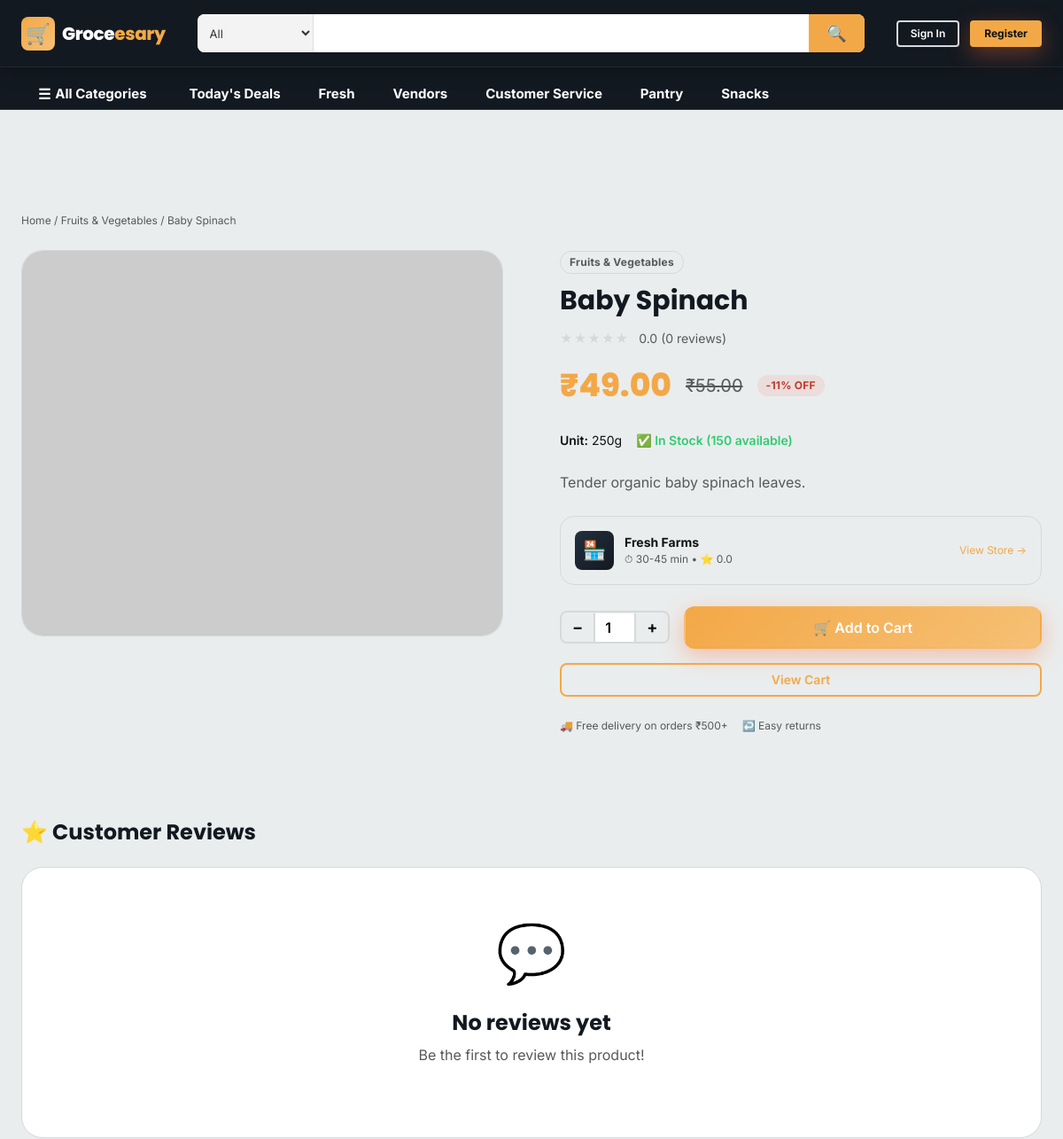
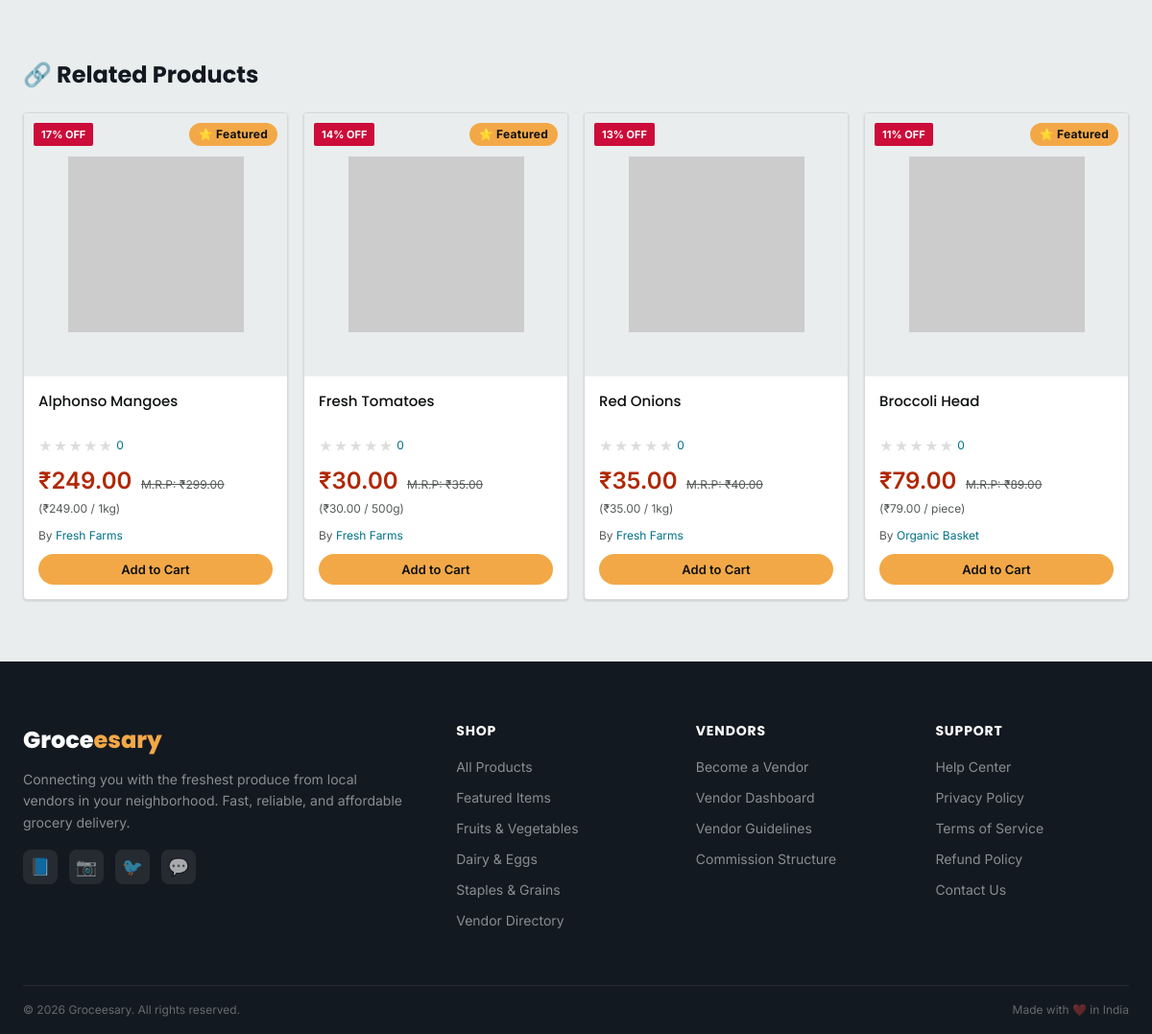
Screenshot of /pages/customer/product_detail.php?id=2 with the database file from the repository (2 pictures, top to bottom).
### tables this page shows
CREATE TABLE IF NOT EXISTS `products` (
  `id`             INT UNSIGNED AUTO_INCREMENT PRIMARY KEY,
  `vendor_id`      INT UNSIGNED NOT NULL,
  `category_id`    INT UNSIGNED NOT NULL,
  `name`           VARCHAR(200) NOT NULL,
  `slug`           VARCHAR(220) NOT NULL,
  `description`    TEXT,
  `price`          DECIMAL(10,2) NOT NULL,
  `discount_price` DECIMAL(10,2) DEFAULT NULL,
  `unit`           VARCHAR(30) DEFAULT 'piece',
  `stock`          INT NOT NULL DEFAULT 0,
  `images`         JSON DEFAULT NULL,
  `is_active`      TINYINT(1) NOT NULL DEFAULT 1,
  `is_featured`    TINYINT(1) NOT NULL DEFAULT 0,
  `is_flagged`     TINYINT(1) NOT NULL DEFAULT 0,
  `views`          INT UNSIGNED NOT NULL DEFAULT 0,
  `avg_rating`     DECIMAL(3,2) NOT NULL DEFAULT 0.00,
  `total_reviews`  INT UNSIGNED NOT NULL DEFAULT 0,
  `weight`         DECIMAL(8,3) DEFAULT NULL,
  `tags`           VARCHAR(500) DEFAULT NULL,
  `created_at`     DATETIME NOT NULL DEFAULT CURRENT_TIMESTAMP,
  `updated_at`     DATETIME NOT NULL DEFAULT CURRENT_TIMESTAMP ON UPDATE CURRENT_TIMESTAMP,
  FOREIGN KEY (`vendor_id`) REFERENCES `vendors`(`id`) ON DELETE CASCADE,
  FOREIGN KEY (`category_id`) REFERENCES `categories`(`id`) ON DELETE RESTRICT,
  UNIQUE KEY `uniq_vendor_slug` (`vendor_id`, `slug`),
  INDEX `idx_category` (`category_id`),
  INDEX `idx_is_active` (`is_active`),
  INDEX `idx_is_featured` (`is_featured`),
  FULLTEXT INDEX `ft_search` (`name`, `description`, `tags`)
);

CREATE TABLE IF NOT EXISTS `categories` (
  `id`          INT UNSIGNED AUTO_INCREMENT PRIMARY KEY,
  `name`        VARCHAR(100) NOT NULL,
  `slug`        VARCHAR(120) NOT NULL UNIQUE,
  `description` TEXT,
  `icon`        VARCHAR(255) DEFAULT NULL,
  `image`       VARCHAR(255) DEFAULT NULL,
  `parent_id`   INT UNSIGNED DEFAULT NULL,
  `sort_order`  INT NOT NULL DEFAULT 0,
  `is_active`   TINYINT(1) NOT NULL DEFAULT 1,
  `created_at`  DATETIME NOT NULL DEFAULT CURRENT_TIMESTAMP,
  FOREIGN KEY (`parent_id`) REFERENCES `categories`(`id`) ON DELETE SET NULL,
  INDEX `idx_slug` (`slug`),
  INDEX `idx_parent` (`parent_id`)
);

CREATE TABLE IF NOT EXISTS `vendors` (
  `id`                  INT UNSIGNED AUTO_INCREMENT PRIMARY KEY,
  `user_id`             INT UNSIGNED NOT NULL UNIQUE,
  `shop_name`           VARCHAR(150) NOT NULL,
  `shop_description`    TEXT,
  `shop_address`        TEXT,
  `city`                VARCHAR(100),
  `state`               VARCHAR(100),
  `pincode`             VARCHAR(10),
  `shop_logo`           VARCHAR(255) DEFAULT NULL,
  `shop_banner`         VARCHAR(255) DEFAULT NULL,
  `aadhar_no`           VARCHAR(20) DEFAULT NULL,
  `pan_no`              VARCHAR(20) DEFAULT NULL,
  `bank_account`        VARCHAR(30) DEFAULT NULL,
  `bank_ifsc`           VARCHAR(15) DEFAULT NULL,
  `bank_name`           VARCHAR(100) DEFAULT NULL,
  `aadhar_doc`          VARCHAR(255) DEFAULT NULL,
  `pan_doc`             VARCHAR(255) DEFAULT NULL,
  `verification_status` ENUM('pending','approved','rejected','suspended') NOT NULL DEFAULT 'pending',
  `kyc_status`          ENUM('pending','submitted','approved','rejected') NOT NULL DEFAULT 'pending',
  `kyc_notes`           TEXT DEFAULT NULL,
  `commission_rate`     DECIMAL(5,2) NOT NULL DEFAULT 10.00,
  `total_sales`         DECIMAL(12,2) NOT NULL DEFAULT 0.00,
  `avg_rating`          DECIMAL(3,2) NOT NULL DEFAULT 0.00,
  `total_reviews`       INT UNSIGNED NOT NULL DEFAULT 0,
  `delivery_time`       VARCHAR(50) DEFAULT '30-60 min',
  `min_order_amount`    DECIMAL(10,2) NOT NULL DEFAULT 0.00,
  `created_at`          DATETIME NOT NULL DEFAULT CURRENT_TIMESTAMP,
  `updated_at`          DATETIME NOT NULL DEFAULT CURRENT_TIMESTAMP ON UPDATE CURRENT_TIMESTAMP,
  FOREIGN KEY (`user_id`) REFERENCES `users`(`id`) ON DELETE CASCADE,
  INDEX `idx_verification` (`verification_status`),
  INDEX `idx_city` (`city`)
);

### pages/customer/product_detail.php (the view, shortened to what the rows shown need)
<?php
require_once '../../config/database.php';
$pid = (int)($_GET['id'] ?? 0);
$db      = Database::getInstance();
$product = $db->prepareOne(
    "SELECT p.*, v.shop_name, v.id AS vid, v.avg_rating AS vendor_rating, v.delivery_time, v.min_order_amount,
            c.name AS category_name, u.name AS vendor_user_name
     FROM products p
     JOIN vendors v ON v.id=p.vendor_id
     JOIN categories c ON c.id=p.category_id
     JOIN users u ON u.id=v.user_id
     WHERE p.id=? AND p.is_active=1 AND v.verification_status='approved' LIMIT 1",
    'i', $pid
);
$db->execute("UPDATE products SET views=views+1 WHERE id=?", 'i', $pid);
$related = $db->prepare(
    "SELECT p.*, v.shop_name FROM products p JOIN vendors v ON v.id=p.vendor_id
     WHERE p.category_id=? AND p.id!=? AND p.is_active=1 AND v.verification_status='approved'
     ORDER BY p.avg_rating DESC LIMIT 4",
    'ii', $product['category_id'], $pid
);
$price   = (float)$product['price'];
$discount= !empty($product['discount_price']) ? (float)$product['discount_price'] : null;
$saving  = $discount ? round((($price-$discount)/$price)*100) : 0;
require_once '../../templates/layouts/header.php';
require_once '../../templates/layouts/navbar.php';
?>
<div class="page-content" style="background:var(--color-bg)">
  <div class="container" style="padding-top:var(--space-7);padding-bottom:var(--space-8)">
    <nav style="font-size:var(--text-xs);color:var(--color-muted);margin-bottom:var(--space-5)">
      <a href="<?= $base ?>/pages/customer/home.php">Home</a> /
      <a href="<?= $base ?>/pages/customer/browse.php?category=<?= $product['category_id'] ?>"><?= htmlspecialchars($product['category_name']) ?></a> /
      <span><?= htmlspecialchars($product['name']) ?></span>
    </nav>
    <div style="display:grid;grid-template-columns:1fr 1fr;gap:var(--space-8);align-items:start" class="product-detail-grid">
      <div>
        <div class="badge badge-muted mb-3"><?= htmlspecialchars($product['category_name']) ?></div>
        <h1 style="font-size:var(--text-3xl);margin-bottom:var(--space-3)"><?= htmlspecialchars($product['name']) ?></h1>
        <div class="flex items-center gap-3 mb-4">
          <div class="stars">
            <?php $r = round((float)$product['avg_rating']); for($i=1;$i<=5;$i++): ?>
              <span class="<?= $i<=$r?'':'star-empty' ?>">★</span>
            <?php endfor; ?>
          </div>
          <span class="text-sm text-muted"><?= number_format((float)$product['avg_rating'],1) ?> (<?= $product['total_reviews'] ?> reviews)</span>
        </div>
        <div class="flex items-center gap-4 mb-5">
          <span style="font-size:var(--text-4xl);font-weight:800;color:var(--color-primary);font-family:var(--font-heading)">
            ₹<?= number_format($discount ?? $price, 2) ?>
          </span>
          <?php if ($discount): ?>
            <span style="font-size:var(--text-xl);text-decoration:line-through;color:var(--color-muted)">₹<?= number_format($price,2) ?></span>
            <span class="badge badge-danger">-<?= $saving ?>% OFF</span>
          <?php endif; ?>
        </div>
        <div class="flex gap-4 mb-5 text-sm">
          <span><strong>Unit:</strong> <?= htmlspecialchars($product['unit']) ?></span>
          <span class="<?= $product['stock']>0?'text-success fw-semibold':'text-danger fw-semibold' ?>">
            <?= $product['stock']>0 ? '✅ In Stock ('.$product['stock'].' available)' : '❌ Out of Stock' ?>
          </span>
        </div>
        <?php if ($product['description']): ?>
          <p class="mb-5" style="line-height:1.7"><?= nl2br(htmlspecialchars($product['description'])) ?></p>
        <?php endif; ?>
        <a href="<?= $base ?>/pages/customer/browse.php?vendor=<?= $product['vid'] ?>" style="display:flex;align-items:center;gap:var(--space-3);padding:var(--space-4);background:var(--color-bg);border-radius:var(--radius-xl);border:1px solid var(--color-border);margin-bottom:var(--space-5);text-decoration:none">
          <div style="width:44px;height:44px;background:var(--gradient-secondary);border-radius:var(--radius-md);display:flex;align-items:center;justify-content:center;color:#fff;font-size:1.3rem;flex-shrink:0">🏪</div>
          <div>
            <div class="fw-bold text-sm"><?= htmlspecialchars($product['shop_name']) ?></div>
            <div class="text-xs text-muted">⏱ <?= htmlspecialchars($product['delivery_time']) ?> • ⭐ <?= number_format((float)$product['vendor_rating'],1) ?></div>
          </div>
          <span class="ml-auto text-xs text-primary">View Store →</span>
        </a>
        <?php if ($product['stock'] > 0): ?>
          <div class="flex gap-4 items-center mb-4">
            <div class="qty-stepper" id="qty-stepper">
            </div>
            <button class="btn btn-primary btn-lg flex-1" onclick="addProductToCart()" id="add-cart-main">
            </button>
          </div>
          <a href="<?= $base ?>/pages/customer/cart.php" class="btn btn-outline-primary btn-full">View Cart</a>
        <?php else: ?>
          <button class="btn btn-ghost btn-full" disabled>Out of Stock</button>
        <?php endif; ?>
        <div class="flex gap-4 mt-5 text-xs text-muted">
          <span>🚚 Free delivery on orders ₹<?= FREE_DELIVERY_ABOVE ?>+</span>
          <span>↩️ Easy returns</span>
        </div>
      </div>
    </div>
    <div style="margin-top:var(--space-9)">
      <h2 style="font-size:var(--text-2xl);margin-bottom:var(--space-5)">⭐ Customer Reviews</h2>
    </div>
    <?php if ($related): ?>
      <div style="margin-top:var(--space-8)">
        <h2 style="font-size:var(--text-2xl);margin-bottom:var(--space-5)">🔗 Related Products</h2>
        <div class="products-grid">
          <?php foreach ($related as $product): ?>
            <?php include '../../templates/components/product_card.php'; ?>
          <?php endforeach; ?>
        </div>
      </div>
    <?php endif; ?>
  </div>
</div>
<?php require_once '../../templates/layouts/footer.php'; ?>

### templates/components/product_card.php (shortened to what the rows shown need)
<?php
$base = BASE_URL;
$pid = (int) $product['id'];
$name = htmlspecialchars($product['name']);
$price = (float) $product['price'];
$discount = !empty($product['discount_price']) ? (float) $product['discount_price'] : null;
$display_price = $discount ?? $price;
$saving = $discount ? round((($price - $discount) / $price) * 100) : 0;
$rating = (float) ($product['avg_rating'] ?? 0);
$reviews = (int) ($product['total_reviews'] ?? 0);
$unit = htmlspecialchars($product['unit'] ?? 'piece');
$stock = (int) ($product['stock'] ?? 0);
$is_out = $stock <= 0;
$images = json_decode($product['images'] ?? '[]', true);
$thumb = !empty($images[0]) ? $base . '/' . $images[0] : 'https://placehold.co/280x280/f0f0f0/999?text=Product+Image';
if ($product['slug'] === 'fresh-tomatoes') $thumb = $base . '/assets/images/products/tomatoes.png';
$slug_link = $base . '/pages/customer/product_detail.php?id=' . $pid;
?>
<div class="product-card card" id="product-card-<?= $pid ?>" style="border-radius:4px;border:1px solid var(--color-border);overflow:hidden;position:relative">
  <a href="<?= $slug_link ?>" class="product-img-wrap" style="position:relative;padding:15px">
    <img src="<?= $thumb ?>" alt="<?= $name ?>" class="card-img product-thumb"
      onerror="this.src='https://placehold.co/280x280/f0f0f0/999?text=Image'" loading="lazy" style="max-height:100%;max-width:100%;object-fit:contain">
    <?php if ($saving > 0): ?>
      <span class="deal-badge" style="position:absolute;top:10px;left:10px;margin:0;border-radius:2px"><?= $saving ?>% OFF</span>
    <?php endif; ?>
    <?php if (!empty($product['is_featured'])): ?>
      <span class="badge badge-warning" style="position:absolute;top:10px;right:10px;background:var(--color-primary);color:#0f1111;font-weight:700">⭐ Featured</span>
    <?php endif; ?>
  </a>
  <div class="card-body" style="padding:15px">
    <a href="<?= $slug_link ?>" style="text-decoration:none">
      <h3 class="card-title" style="font-size:15px;line-height:1.4;margin-bottom:5px;font-weight:500;color:#0f1111;display:-webkit-box;-webkit-line-clamp:2;-webkit-box-orient:vertical;overflow:hidden;text-overflow:ellipsis;min-height:42px">
        <?= $name ?>
      </h3>
    </a>
    <div class="flex items-center gap-1 mb-2">
      <div class="stars" style="color:#ffa41c">
        <?php for ($i = 1; $i <= 5; $i++): ?>
          <span class="<?= $i <= round($rating) ? '' : 'star-empty' ?>" style="<?= $i > round($rating) ? 'color:#ddd' : '' ?>">★</span>
        <?php endfor; ?>
      </div>
      <span class="text-xs" style="color:#007185"><?= $reviews ?></span>
    </div>
    <div style="margin-bottom:10px">
      <span style="font-size:24px;font-weight:600;color:#B12704">₹<?= number_format($display_price, 2) ?></span>
      <?php if ($discount): ?>
        <span class="text-xs" style="color:#565959;text-decoration:line-through;margin-left:5px">M.R.P: ₹<?= number_format($price, 2) ?></span>
      <?php endif; ?>
      <div style="font-size:12px;color:#565959;margin-top:2px">(₹<?= number_format($display_price, 2) ?> / <?= $unit ?>)</div>
    </div>
    <?php if (!empty($product['shop_name'])): ?>
      <div style="font-size:12px;color:#565959;margin-bottom:10px">By <span style="color:#007185"><?= htmlspecialchars($product['shop_name']) ?></span></div>
    <?php endif; ?>
    <?php if (!$is_out): ?>
      <div class="inline-cart-add">
        <button class="inline-add-btn" data-add-cart="<?= $pid ?>" id="add-cart-<?= $pid ?>">Add to Cart</button>
      </div>
    <?php else: ?>
       <div class="inline-cart-add" style="visibility:hidden">
         <button class="inline-add-btn">Add to Cart</button>
       </div>
    <?php endif; ?>
  </div>
</div>

### rows the page displays
products: category.name "Fruits & Vegetables", name "Baby Spinach", avg_rating "0.0", total_reviews "0", discount_price "49.00", price "55.00", saving "11", unit "250g", stock "150", description "Tender organic baby spinach leaves.", vendor.shop_name "Fresh Farms", vendor.delivery_time "30-45 min", vendor.avg_rating "0.0"
products: saving "17", is_featured "⭐ Featured", name "Alphonso Mangoes", total_reviews "0", discount_price "249.00", price "299.00", unit "1kg", vendor.shop_name "Fresh Farms"
products: saving "14", is_featured "⭐ Featured", name "Fresh Tomatoes", total_reviews "0", discount_price "30.00", price "35.00", unit "500g", vendor.shop_name "Fresh Farms"
products: saving "13", name "Red Onions", total_reviews "0", discount_price "35.00", price "40.00", unit "1kg", vendor.shop_name "Fresh Farms"
products: saving "11", is_featured "⭐ Featured", name "Broccoli Head", total_reviews "0", discount_price "79.00", price "89.00", unit "piece", vendor.shop_name "Organic Basket"

### other values shown
FREE_DELIVERY_ABOVE "500"
APP_NAME "Groceesary"
